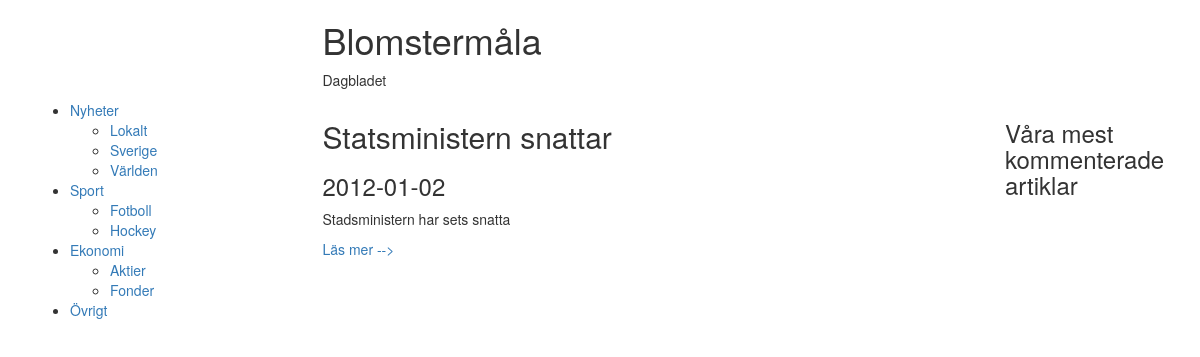
The app's page /index.php?cat=1&sub_cat=0 with its own data.
### tables this page shows
create table Sub_Category
(SubCategoryID     int NOT NULL AUTO_INCREMENT,
 SubCategoryname	varchar(50),
 CategoryID			int NOT NULL,
 primary key (SubCategoryID),
 foreign key (CategoryID) references Category(CategoryID));

create table Category
(CategoryID     int NOT NULL AUTO_INCREMENT,
 Categoryname	varchar(50),
 primary key (CategoryID));

create table Article
(Title			varchar(100),
 Preamble     		varchar(200),
 Content     		text,
 Date			date,
 ArticleID		int NOT NULL AUTO_INCREMENT,
 SubCategoryID	int NOT NULL,
 primary key (ArticleID),
 foreign key (SubCategoryID) references Sub_Category(SubCategoryID));

### index.php (the view, shortened to what this page needs)
<?php
  include('db.php');
?>
<!DOCTYPE html>
<html>
  <head>
    <link href="css/bootstrap.min.css" rel="stylesheet">
  </head>
	<body>
	<div class="container">
	<div class="row">
		<div class="col-md-6 col-md-offset-3">
			<h1>Blomstermåla</h1>
			<p>Dagbladet</p>
		</div>
	</div>
	<div class="row">
	<div class="col-md-3">
	<?php
    $sql = "select Category.CategoryID, Categoryname, SubCategoryname, SubCategoryID from Category left join Sub_Category on Sub_Category.CategoryID=Category.CategoryID order by Category.CategoryID";
    $result = mysqli_query($link, $sql);
$owner = "";
echo("<ul>\n");
while ($row = mysqli_fetch_array($result))
{
	if (($row[1]!=$owner) && ($owner!="")){
			echo("\t</ul>\n</li>\n");
		}
	if ($row[1]!=$owner){
		echo('<li><a href="index.php?cat='.$row[0].'&sub_cat=0">'.$row[1]."</a>\n\t<ul>\n");
		$owner=$row[1];
	}
	if($row[2]!=null){
		echo('<li><a href="index.php?cat='.$row[0].'&sub_cat='.$row[3].'">'.$row[2].'</a></li>');
	}
}
echo("\t</ul>\n</li>\n");
echo("</ul>\n");
?>
	</div>
	<div class="col-md-7">
				<?php
$cat = $_GET['cat'];
$sub_cat = $_GET['sub_cat'];
if ($cat==null)
{
	$sql = "select Title, Preamble, Date, ArticleID from Article order by ArticleID desc limit 5";
}
else
{
	if ($sub_cat=="0"){
	$sql = "select Title, Preamble, Date, ArticleID from Article join Sub_Category on Article.SubCategoryID=Sub_Category.SubCategoryID join Category on Sub_Category.CategoryID=Category.CategoryID where Category.CategoryID='$cat'";
}
	else{
		$sql = "select Title, Preamble, Date, ArticleID from Article join Sub_Category on Article.SubCategoryID=Sub_Category.SubCategoryID join Category on Sub_Category.CategoryID=Category.CategoryID where Sub_Category.SubCategoryID='$sub_cat' and Category.CategoryID='$cat'";
	}
}
$result = mysqli_query($link, $sql);
while ($row = mysqli_fetch_array($result))
{
	echo('<div class="newsitem">');
	echo("\t\t<h2>".$row[0]."</h2>\n");
	echo('<h3>'.$row[2].'</h3>');
	echo('<p class="Preamble">'.$row[1].'</p>');
	echo('<a href="Article.php?ArtID='.$row[3].'">Läs mer --></a>');
	echo('</div>');
}
?>
	</div>
	<div class="col-md-2">
		<h3>Våra mest kommenterade artiklar</h3>
	</div>
	</div>
	</body>
</html>

### records on screen
sub_category: CategoryID.Categoryname "Nyheter", SubCategoryname "Lokalt"
sub_category: SubCategoryname "Sverige"
sub_category: SubCategoryname "Världen"
sub_category: CategoryID.Categoryname "Sport", SubCategoryname "Fotboll"
sub_category: SubCategoryname "Hockey"
sub_category: CategoryID.Categoryname "Ekonomi", SubCategoryname "Aktier"
sub_category: SubCategoryname "Fonder"
category: Categoryname "Övrigt"
article: Title "Statsministern snattar", Date "2012-01-02", Preamble "Stadsministern har sets snatta"
